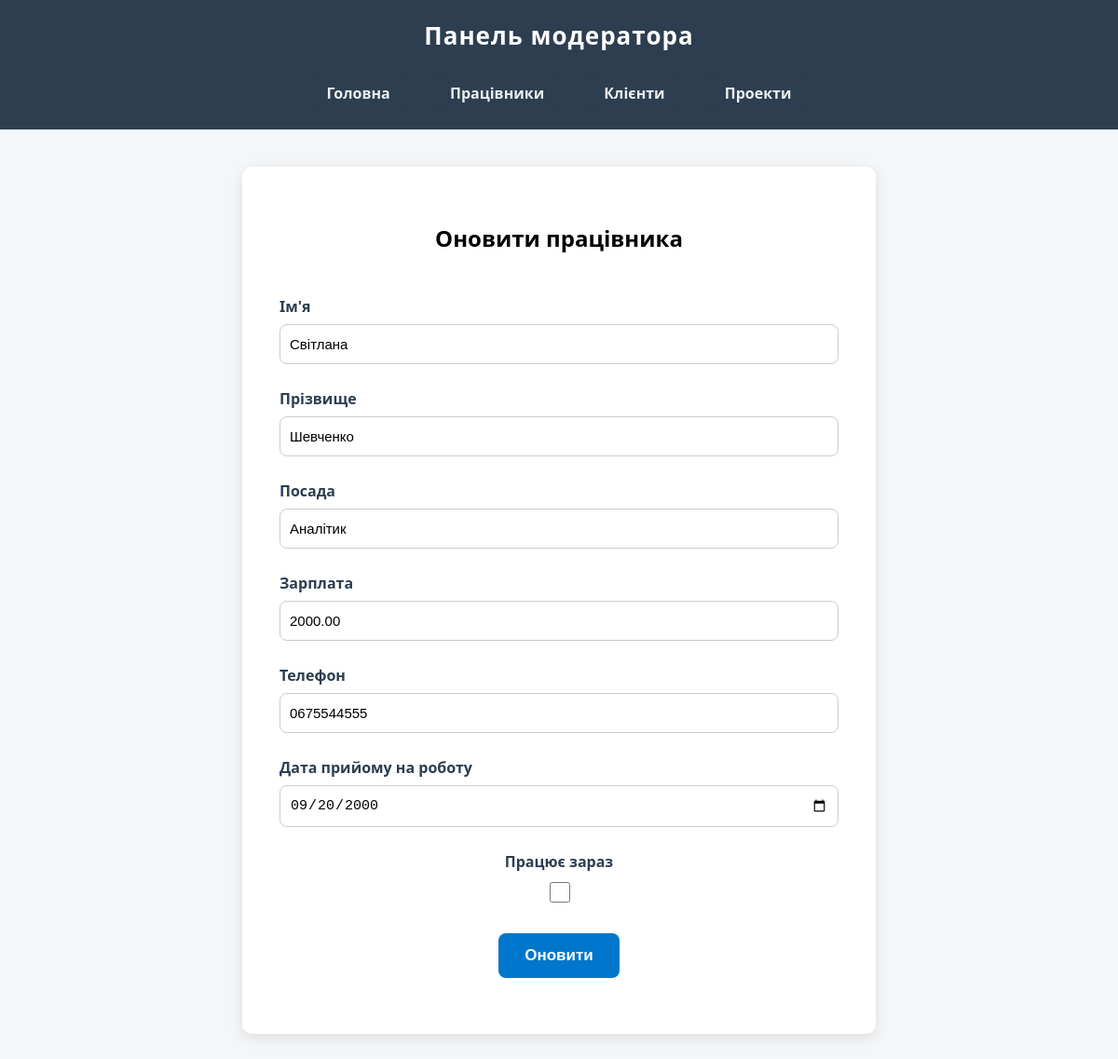
Screenshot of /moderator/workers/4/update with the database file from the repository.
### main/models.py (models this page shows, shortened)
class Worker(models.Model):
    id = models.IntegerField('№', primary_key=True)
    name = models.CharField('Ім’я', max_length=20)
    surname = models.CharField('Прізвище', max_length=20)
    position = models.CharField('Посада', max_length=50)
    salary = models.DecimalField('Зарплата', max_digits=10, decimal_places=2)
    phone = models.CharField('Телефон', max_length=20)
    date_hired = models.DateField('Дата найму')
    is_active = models.BooleanField('Активний', default=False)

### moderator/views.py (the view)
# urls.py: path('workers/<int:pk>/update',views.WorkerUpdateView.as_view(),name='worker_update'),
class WorkerUpdateView(UpdateView):
    model = Worker
    template_name = 'moderator/workers/update.html'
    form_class = WorkerForm
    context_object_name = 'worker'

### moderator/forms.py
class WorkerForm(ModelForm):
    class Meta:
        model = Worker
        fields = [ 'name', 'surname', 'position', 'salary', 'phone', 'date_hired', 'is_active']
        widgets = {
            'name': TextInput(attrs={'class': 'form-control'}),
            'surname': TextInput(attrs={'class': 'form-control'}),
            'position': TextInput(attrs={'class': 'form-control'}),
            'salary': NumberInput(attrs={'class': 'form-control'}),
            'phone': TextInput(attrs={'class': 'form-control'}),
            'date_hired': DateInput(attrs={'class': 'form-control', 'type': 'date'}),
            'is_active': CheckboxInput(attrs={'class': 'form-control'}),
        }

### moderator/templates/moderator/workers/update.html (shortened to what this page needs)
{% extends './create.html' %}
{% block h %} Оновити {% endblock %}
{% block b %} Оновити {% endblock %}

### moderator/templates/moderator/workers/create.html (shortened to what this page needs)
{% extends 'layout_m.html' %}
{% block content %}
<body class="add-employee-page">
<h2 style="text-align: center; margin-bottom: 30px;">{% block h %}Додати нового {% endblock %}працівника</h2>
<form method="post">
    <div class="form-group">
        <p class="form-label">Ім'я</p>
        {{ form.name }}
    </div>
    <div class="form-group">
        <p class="form-label">Прізвище</p>
        {{ form.surname }}
    </div>
    <div class="form-group">
        <p class="form-label">Посада</p>
        {{ form.position }}
    </div>
    <div class="form-group">
        <p class="form-label">Зарплата</p>
        {{ form.salary }}
    </div>
    <div class="form-group">
        <p class="form-label">Телефон</p>
        {{ form.phone }}
    </div>
    <div class="form-group">
        <p class="form-label">Дата прийому на роботу</p>
        {{ form.date_hired }}
    </div>
    <div class="form-group checkbox-group">
        <p class="form-label">Працює зараз</p>
        {{ form.is_active }}
    </div>
    <button type="submit">{% block b %}Додати{% endblock %}</button>
</form>
{% endblock %}

### moderator/static/moderator/css/style.css (style rules this page uses)
body { font-family: system-ui, -apple-system, BlinkMacSystemFont, 'Segoe UI', Roboto, Oxygen, Ubuntu, Cantarell, 'Open Sans', 'Helvetica Neue', sans-serif; background: #f4f6f8; margin: 0; padding: 0; }
a, button { display: inline-block; background: #2c3e50; color: white; padding: 8px 15px; border-radius: 6px; text-decoration: none; margin-top: 15px; transition: 0.3s; }
form { display: flex; flex-direction: column; gap: 10px; }
input, select, textarea { padding: 10px; border-radius: 6px; border: 1px solid #ccc; font-size: 14px; width: 100%; box-sizing: border-box; }
.form-group { display: flex; flex-direction: column; }
.form-label { font-weight: bold; margin-bottom: 8px; color: #2c3e50; }
.form-group input, .form-group select, .form-group textarea { padding: 12px 10px; border-radius: 8px; border: 1px solid #ccc; font-size: 15px; transition: 0.3s; }
button { background-color: #0077cc; color: white; padding: 12px 20px; border: none; border-radius: 8px; font-size: 16px; font-weight: bold; cursor: pointer; transition: 0.3s; }
body.add-employee-page .checkbox-group { display: flex; align-items: center; gap: 8 px; }
body.add-employee-page .checkbox-group input[type="checkbox"] { width: 22px; height: 22px; }
body.add-employee-page button { display: block; margin: 20px auto; padding: 14px 28px; font-size: 17px; }

### rows the page displays
Worker: name "Світлана", surname "Шевченко", position "Аналітик", salary "2000.00", phone "0675544555", date_hired "09/20/2000"
